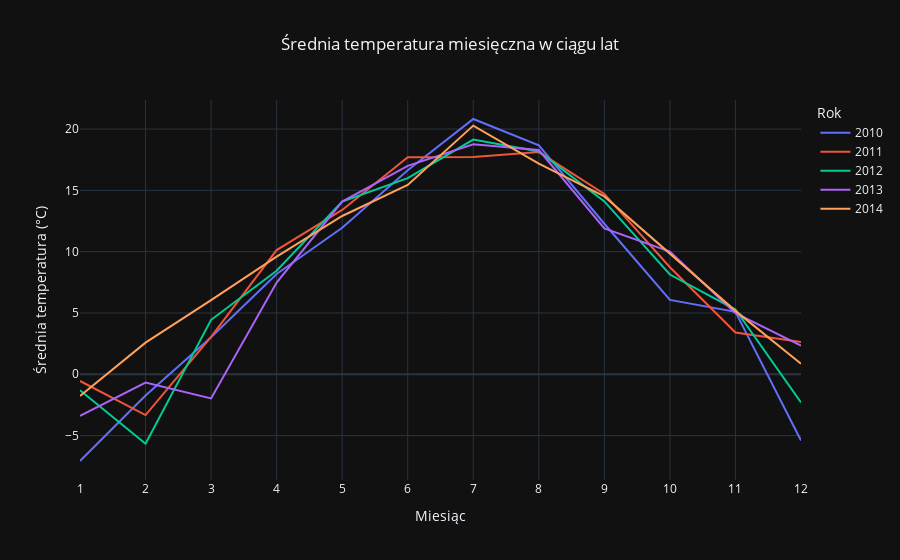

The cell this chart's notebook holds for it:
### Code cell
df_wczesne_lata_3=df[(df['Year']>=2010) & (df['Year']<2015)]

fig = px.line(df_wczesne_lata_3, x='Month', y='AvgTemp', color='Year',
              title='Średnia temperatura miesięczna w ciągu lat',
              labels={
                  'Month': 'Miesiąc',
                  'AvgTemp': 'Średnia temperatura (°C)',
                  'Year': 'Rok'
              })

# Poprawa czytelności wykresu i wycentrowanie tytułu
fig.update_layout(title_x=0.5,
                  xaxis=dict(tickmode='array', tickvals=list(range(1, 13))),
                  xaxis_title='Miesiąc',
                  yaxis_title='Średnia temperatura (°C)')

# Wyświetlenie wykresu
fig.show()

### Figure 1 — Plotly figure (JSON) as saved in the notebook; plotly's stock layout.template omitted (floating-point values rounded to 4 significant figures)
{"data": [{"hovertemplate": "Rok=2010<br>Miesiąc=%{x}<br>Średnia temperatura (°C)=%{y}<extra></extra>", "legendgroup": "2010", "line": {"color": "#636efa", "dash": "solid"}, "marker": {"symbol": "circle"}, "mode": "lines", "name": "2010", "orientation": "v", "showlegend": true, "x": [1, 2, 3, 4, 5, 6, 7, 8, 9, 10, 11, 12], "xaxis": "x", "y": [-7.072, -1.726, 3.017, 8.179, 11.95, 16.63, 20.82, 18.68, 12.28, 6.064, 5.09, -5.404], "yaxis": "y", "type": "scatter"}, {"hovertemplate": "Rok=2011<br>Miesiąc=%{x}<br>Średnia temperatura (°C)=%{y}<extra></extra>", "legendgroup": "2011", "line": {"color": "#EF553B", "dash": "solid"}, "marker": {"symbol": "circle"}, "mode": "lines", "name": "2011", "orientation": "v", "showlegend": true, "x": [1, 2, 3, 4, 5, 6, 7, 8, 9, 10, 11, 12], "xaxis": "x", "y": [-0.5477, -3.328, 3.048, 10.13, 13.4, 17.71, 17.72, 18.13, 14.71, 8.729, 3.406, 2.642], "yaxis": "y", "type": "scatter"}, {"hovertemplate": "Rok=2012<br>Miesiąc=%{x}<br>Średnia temperatura (°C)=%{y}<extra></extra>", "legendgroup": "2012", "line": {"color": "#00cc96", "dash": "solid"}, "marker": {"symbol": "circle"}, "mode": "lines", "name": "2012", "orientation": "v", "showlegend": true, "x": [1, 2, 3, 4, 5, 6, 7, 8, 9, 10, 11, 12], "xaxis": "x", "y": [-1.294, -5.667, 4.443, 8.445, 14.08, 16.0, 19.15, 18.17, 14.1, 8.135, 5.282, -2.291], "yaxis": "y", "type": "scatter"}, {"hovertemplate": "Rok=2013<br>Miesiąc=%{x}<br>Średnia temperatura (°C)=%{y}<extra></extra>", "legendgroup": "2013", "line": {"color": "#ab63fa", "dash": "solid"}, "marker": {"symbol": "circle"}, "mode": "lines", "name": "2013", "orientation": "v", "showlegend": true, "x": [1, 2, 3, 4, 5, 6, 7, 8, 9, 10, 11, 12], "xaxis": "x", "y": [-3.392, -0.6726, -1.964, 7.484, 14.08, 17.0, 18.76, 18.29, 11.9, 10.0, 4.986, 2.334], "yaxis": "y", "type": "scatter"}, {"hovertemplate": "Rok=2014<br>Miesiąc=%{x}<br>Średnia temperatura (°C)=%{y}<extra></extra>", "legendgroup": "2014", "line": {"color": "#FFA15A", "dash": "solid"}, "marker": {"symbol": "circle"}, "mode": "lines", "name": "2014", "orientation": "v", "showlegend": true, "x": [1, 2, 3, 4, 5, 6, 7, 8, 9, 10, 11, 12], "xaxis": "x", "y": [-1.775, 2.582, 6.046, 9.601, 12.91, 15.44, 20.28, 17.17, 14.5, 9.842, 5.172, 0.8574], "yaxis": "y", "type": "scatter"}], "layout": {"xaxis": {"anchor": "y", "domain": [0.0, 1.0], "title": {"text": "Miesiąc"}, "tickmode": "array", "tickvals": [1, 2, 3, 4, 5, 6, 7, 8, 9, 10, 11, 12]}, "yaxis": {"anchor": "x", "domain": [0.0, 1.0], "title": {"text": "Średnia temperatura (°C)"}}, "legend": {"title": {"text": "Rok"}, "tracegroupgap": 0}, "title": {"text": "Średnia temperatura miesięczna w ciągu lat", "x": 0.5}}}
